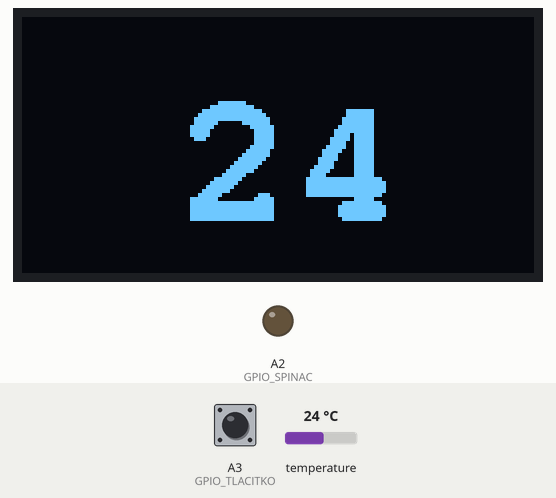
A sketch run on a simulated Arduino Nano, built with avr-gcc and run on an emulated ATmega328P. Shown: 128×64 one-colour display, output pins drawn as LEDs (lit = HIGH). The inputs (shaded band) are chosen by the test bench; at power-on: A3 (GPIO_TLACITKO) HIGH, temperature 24 °C.

Above: at 1.6 s.
1.7 s: A3 (GPIO_TLACITKO) pulled LOW for 0.15 s
At 2.9 s:
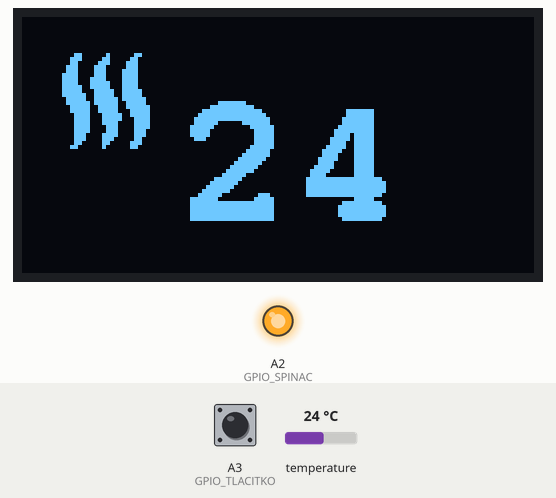
3.3 s: temperature set to 12 °C
At 4.9 s:
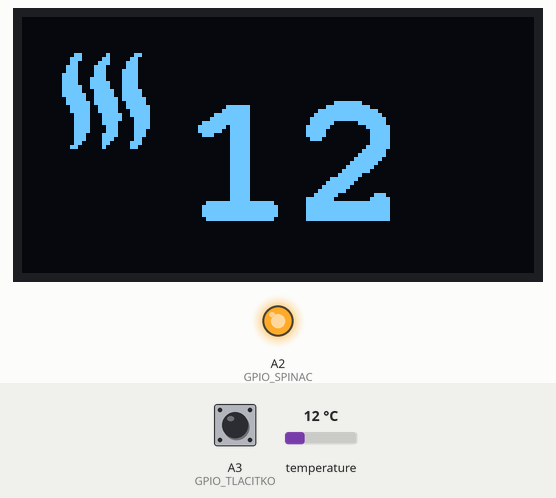
5.5 s: A3 (GPIO_TLACITKO) pulled LOW for 1 s
At 5.9 s:
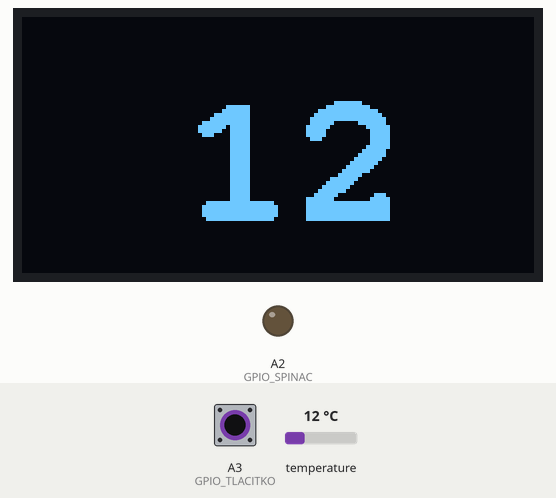
8.0 s: temperature set to 19 °C
At 9.0 s:
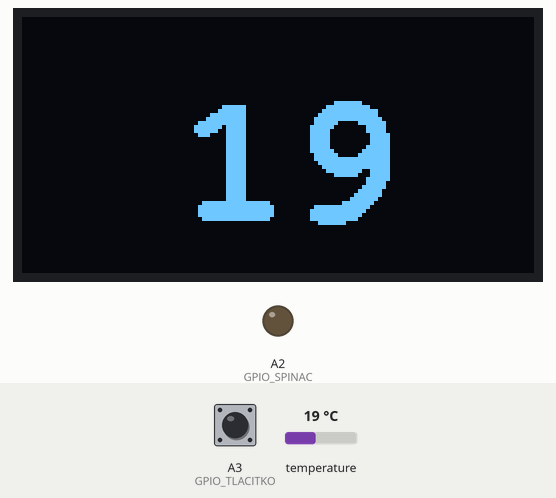
9.6 s: temperature set to 28 °C
At 10.6 s:
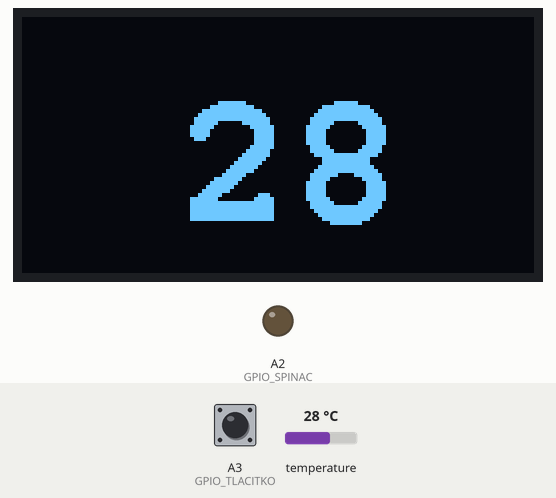
Timing chart, 0 to 12.6 s (numbered marks = the images above; inputs shaded):
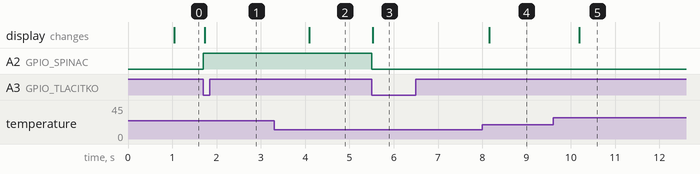

The sketch:

prusacupheater.ino
```cpp
// Zakladni demonstrace vyhrivani heratbed tile pro Original Prusa XL
// Pouzitiy hardware:
// - Heatbed tile
// - Klon Arduino Nano
// - 0.96" OLED, 128x64 px, monochormaticky, s radicem SSD1306
// - Teplomer DS18B20
// - Tlacitko
// - modul mosfetoveho spinace IRF520, rele atp.

// Knihovna pro sbernici I2C
#include <Wire.h>
// Prace s grafikou, https://github.com/adafruit/Adafruit-GFX-Library// Prace s grafikou, https://github.com/adafruit/Adafruit-GFX-Library
#include <Adafruit_GFX.h>
// Pouzity font, soucast Adafruit GFX
#include <Fonts/FreeMonoBold24pt7b.h>
// Prace s 0.96" OLED s radicem SSD1306, https://github.com/adafruit/Adafruit_SSD1306
#include <Adafruit_SSD1306.h>

#include <OneWire.h>            // Knihovna pro sbernici OneWire, https://github.com/PaulStoffregen/OneWire
#include <DallasTemperature.h>  // Knihovna pro praci s teplomerem DS18B20, https://github.com/milesburton/Arduino-Temperature-Control-Library

#define GPIO_ONEWIRE A1   // Pin sbernice OneWire
#define GPIO_SPINAC A2    // Pin mosfetoveho spinace napajeni heatbedu
#define GPIO_TLACITKO A3  // Pin tlacitka pro zapnuti/vypnuti vyhrivani

Adafruit_SSD1306 display(128, 64, &Wire, -1);  // OLED displej 128x64 px, na sbernici I2C
OneWire oneWire(GPIO_ONEWIRE);                 // Sbernice OneWire
DallasTemperature sensors(&oneWire);           // Teplomer DS18B20 na sbernici OneWire

uint32_t cas = 0;          // Cas posledni aktualizace teploty
uint32_t prodleva = 1000;  // Prodleva (ms)/perioda aktualizace teploty
int teplota = 0;           // Teplota
bool zahrivam = false;     // Stav zahrivani

// Bitmapa signalizace vyhrivani
const PROGMEM uint8_t ikona[] = {
  0x00, 0x00, 0x00, 0x00, 0x00, 0x00, 0x00, 0x00, 0x00, 0x00, 0x00, 0x00, 0x00, 0x00, 0x00, 0x00,
  0x00, 0xc0, 0x81, 0x80, 0x01, 0xc1, 0x83, 0x00, 0x01, 0x83, 0x87, 0x00, 0x03, 0x87, 0x07, 0x00,
  0x03, 0x87, 0x0f, 0x00, 0x07, 0x87, 0x0f, 0x00, 0x07, 0x8f, 0x0f, 0x00, 0x07, 0x8f, 0x8f, 0x00,
  0x07, 0xcf, 0x8f, 0x00, 0x07, 0xc7, 0xcf, 0x80, 0x07, 0xe7, 0xcf, 0x80, 0x03, 0xe7, 0xef, 0xc0,
  0x03, 0xf7, 0xe7, 0xc0, 0x01, 0xf3, 0xe7, 0xe0, 0x01, 0xf3, 0xe3, 0xe0, 0x00, 0xf1, 0xf3, 0xe0,
  0x00, 0xf1, 0xf1, 0xe0, 0x00, 0xf1, 0xe1, 0xe0, 0x00, 0xf0, 0xe1, 0xe0, 0x00, 0xf0, 0xe1, 0xc0,
  0x00, 0xe1, 0xe1, 0xc0, 0x00, 0xe1, 0xc1, 0x80, 0x00, 0xc1, 0x83, 0x80, 0x01, 0x81, 0x03, 0x00,
  0x00, 0x00, 0x00, 0x00, 0x00, 0x00, 0x00, 0x00, 0x00, 0x00, 0x00, 0x00, 0x00, 0x00, 0x00, 0x00
};

//, Hlavni funkce setup se zpracuje hned na zacatku
void setup() {
  pinMode(GPIO_TLACITKO, INPUT_PULLUP);       // Nastaveni pinu tlacitka na vstup a interni pull-up cipu (v klidu stav HIGH)
  pinMode(GPIO_SPINAC, OUTPUT);               // Nastaveni pinu spinace na vystup
  digitalWrite(GPIO_SPINAC, LOW);             // Vychozi stav spinace je LOW
  display.begin(SSD1306_SWITCHCAPVCC, 0x3C);  // Nastartovani OLED displeje na I2C adrese 0x3C
  display.setFont(&FreeMonoBold24pt7b);       // Nastaveni rastrove pisma displeje
  display.setTextColor(SSD1306_WHITE);        // Nastaveni barvy pisma
  sensors.begin();                            // Start teplomeru DS18B20
  sensors.setWaitForConversion(false);        // Relativne pomala komunikace s teplomerem nebude blokovat zbytek programu
  sensors.requestTemperatures();              // Povel ke zmereni teploty
}

// Nekonecna smycka loop se opakuje stale dokola
void loop() {
  detekujStisk(GPIO_TLACITKO, LOW, 50);         // Detekujeme stisk tlacitka (stav LOW) s 50ms debouncingem
  if (millis() - cas > prodleva) {              // Pokud uz ubehlo alespon [prodleva] milisekund
    sensors.requestTemperatures();              // Pozadame o teplotu
    teplota = (int)sensors.getTempCByIndex(0);  // Precteme teplotu jako cele cislo z prvniho teplomeru na sbernici OneWire
    sensors.requestTemperatures();              // Dame povel k dalsimu mereni
    cas = millis();                             // Aktualizujeme cas mereni
    prekresli();                                // Prekreslime displej
  }
}

// Funkce, ktera se zpracuje pri stisku tlacitka
void priStisku() {
  zahrivam = !zahrivam;  // Prohodime hodnotu pravda/nepravda stavu zahrivani
  if (zahrivam) {
    digitalWrite(GPIO_SPINAC, HIGH);  // Pokud je stav zahrivani roven pravde, sepneme silove mosfetove napajeni
  } else {
    digitalWrite(GPIO_SPINAC, LOW);  // Pokud je stav zahrivani roven nepravde, vypneme silove mosfetove napajeni
  }
  prekresli();  // Prekreslime displej
}

// Funcke pro prekresleni displeje
void prekresli() {
  // Prevedeme teplotu na text a zjistime jeho rozmery
  // Pro vycentrovani na displej
  int16_t x1, y1;
  uint16_t w, h;
  char txt[10];
  sprintf(txt, "%d", teplota);
  display.getTextBounds(txt, 0, 0, &x1, &y1, &w, &h);
  int16_t x = (128 - w) / 2;
  int16_t y = 50;
  // Smazeme displej
  display.clearDisplay();
  // Pokud je stav zahrivani roven pravde, nakreslime na souradnice 5x5 bitmapu s ikonkou o rozmerech 32x32 px
  if (zahrivam) display.drawBitmap(5, 5, ikona, 32, 32, 1);
  // Nastavime kurzor na vypocitane souradnice pro centrovani textu
  display.setCursor(x, y);
  // Napiseme text s teplotou
  display.print(txt);
  // Posleme framebuffer skrze I2C do displeje
  display.display();
}

// Funkce pro detekci stisku tlacitka s podporou debouncingu
// Debounicng odstrani rozkmitani mechanickeho tlacitka pri stisku,
// kdy po prvni zmene logickeho stavu muze dojit jeste k nekolika dalsim
// po sobe jdoucim zmenam. My je smazeme cekanim, nez se nam signal na vstupu stabilizuje
// Dobu cekani v milisekundach urcuje promenna deboucing
void detekujStisk(uint8_t pin, uint8_t cil, uint16_t debouncing) {
  int stav = digitalRead(pin);
  static int stavTlacitka = HIGH;
  static uint8_t predchoziStav = HIGH;
  static uint8_t posledniDeboucning = 0;

  if (stav != predchoziStav) {
    posledniDeboucning = millis();
  }

  if ((millis() - posledniDeboucning) > debouncing) {
    if (stav != stavTlacitka) {
      stavTlacitka = stav;
      if (stavTlacitka == cil) {
        priStisku();
      }
    }
  }

  predchoziStav = stav;
}
```

Measured:
- after the input at 1.7 s, A2 (GPIO_SPINAC): LOW → HIGH at once; the display: changes at once (image 1)
- after the input at 3.3 s, the display: changes after 0.80 s (image 2)
- after the input at 5.5 s, A2 (GPIO_SPINAC): HIGH → LOW at once; the display: changes at once (image 3)
- after the input at 8.0 s, the display: changes after 0.16 s (image 4)
- after the input at 9.6 s, the display: changes after 0.59 s (image 5)
